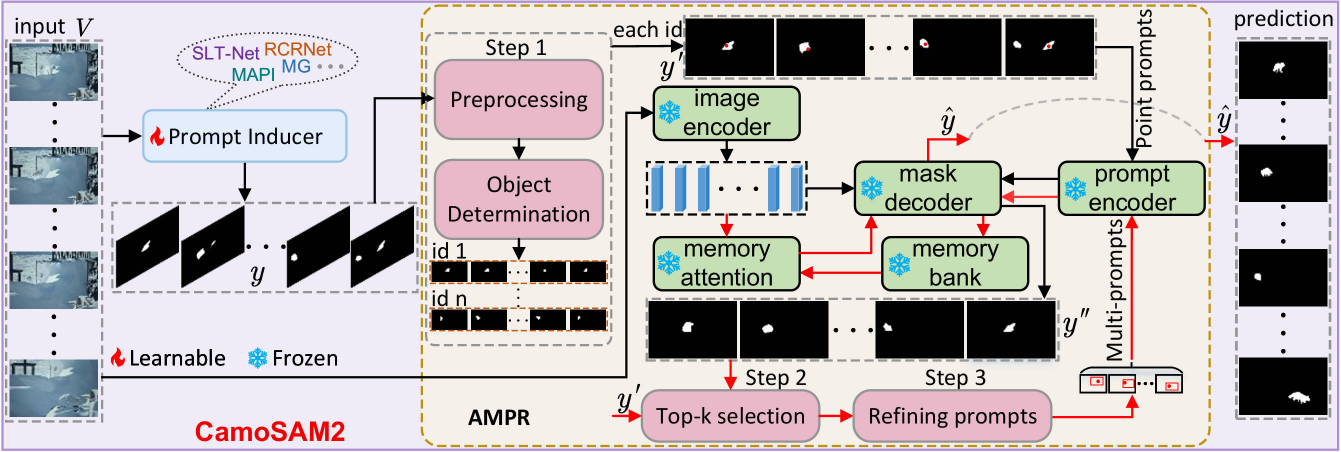
#> input picture imgs/framework.jpg, 2681 x 904 px (shown at 1/2 size); its folder holds only this picture in this run
$ python -i utils.py   (imports and definitions only)
#> lines starting #> are read from the running program, lines starting #| are printed output that depends on the picture
#> further down, picture is the input picture: PIL image 2681x904 RGB; mean R, G, B 188.8, 184, 185.2
import os
import numpy as np
import random
from tqdm import tqdm
import json

from PIL import Image, ImageEnhance
import cv2
import torch


# read image
# [39 lines left out: functions rgb_loader, binary_loader, cv_random_flip, randomCrop, randomRotation, not called in this run]


def colorEnhance(image):
    bright_intensity = random.randint(5, 15) / 10.0
    image = ImageEnhance.Brightness(image).enhance(bright_intensity)
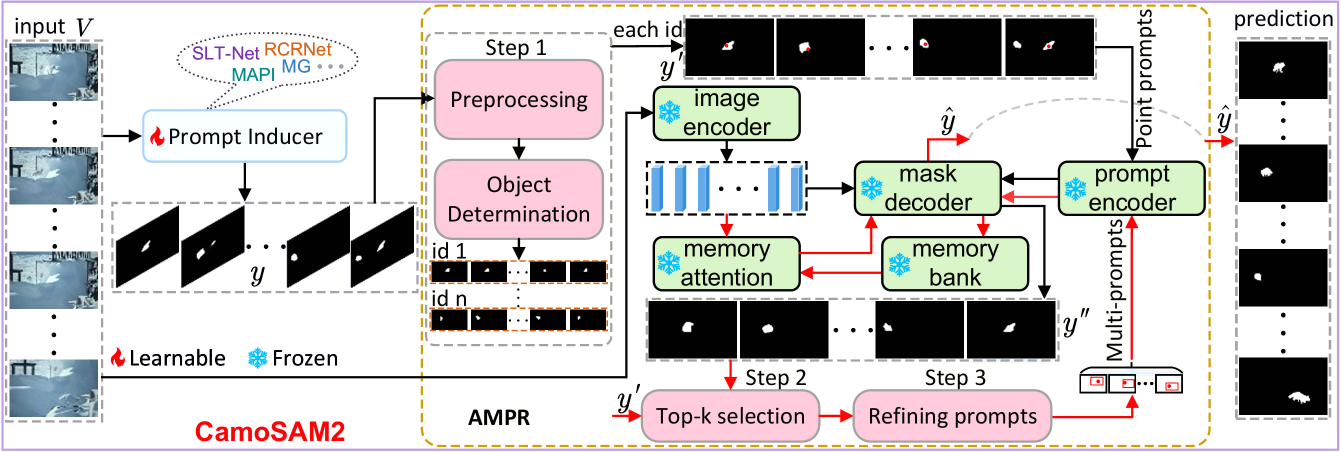
#> image: PIL image 2681x904 RGB (shown at 1/2 size); mean R, G, B 200.7, 197.9, 197.7
    contrast_intensity = random.randint(5, 15) / 10.0
    image = ImageEnhance.Contrast(image).enhance(contrast_intensity)
    color_intensity = random.randint(0, 20) / 10.0
    image = ImageEnhance.Color(image).enhance(color_intensity)
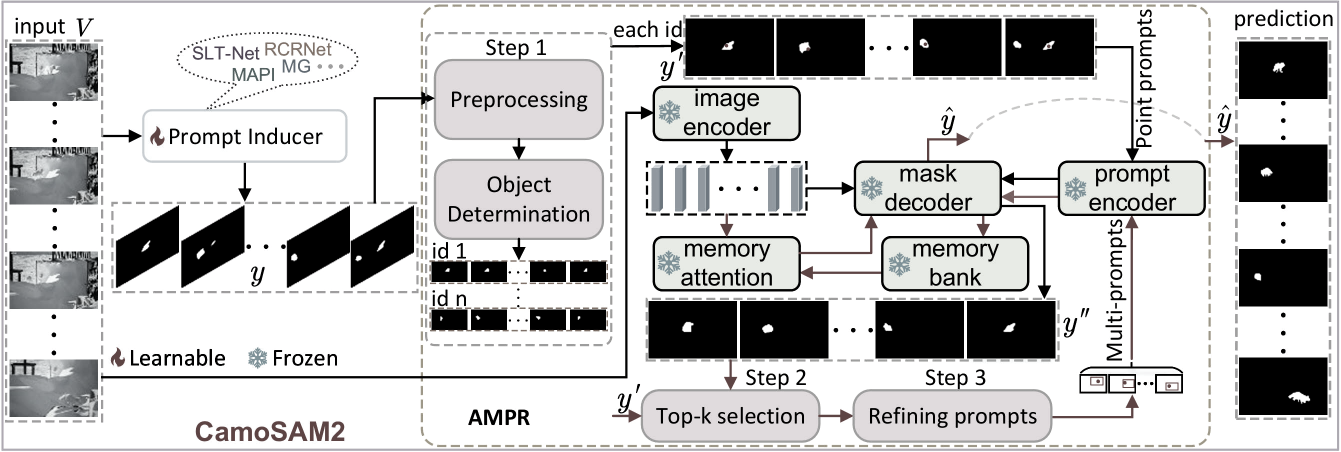
#> image: PIL image 2681x904 RGB (shown at 1/2 size); mean R, G, B 198.2, 198, 197.9
    sharp_intensity = random.randint(0, 30) / 10.0
    image = ImageEnhance.Sharpness(image).enhance(sharp_intensity)
    return image


# [30 lines left out: functions randomGaussian, randomPeper, not called in this run]


class Normalize(object):
    def __init__(self):
        self.mean   = np.array([[[124.55, 118.90, 102.94]]])
        self.std    = np.array([[[ 56.77,  55.97,  57.50]]])

    # [5 lines left out: function __call__, not called in this run]

class Resize(object):
    def __init__(self, H, W):
        self.H = H
        self.W = W

    # [8 lines left out: function __call__, not called in this run]

class ToTensor(object):
    # [94 lines left out: functions __call__, split_ref_data, collect_r2c_data, not called in this run]

# def collect_r2c_data(data_root, mode='train', record_file='./data/refsplits.json'): # 源代码
#
#     if not os.path.exists(record_file):
#         split_ref_data(data_root, record_file)
#
#     assert os.path.exists(data_root)
#     camo_Imgs_dir = os.path.join(data_root, 'Camo', mode if mode != 'val' else 'test', 'Imgs')
#     camo_gts_dir = os.path.join(data_root, 'Camo', mode if mode != 'val' else 'test', 'GT')
#     assert os.path.exists(camo_Imgs_dir) and os.path.exists(camo_gts_dir) # 没有这个文件
#
#     ref_feats_dir = os.path.join(data_root, 'Ref', 'RefFeat_ICON-R')
#     assert os.path.exists(ref_feats_dir)
#
#     camo_classes = os.listdir(camo_Imgs_dir)
#     ref_classes = os.listdir(ref_feats_dir)
#
#     assert len(camo_classes) == len(ref_classes) == 64
#
#     with open(record_file, 'r') as f:
#         splits = json.load(f)
#
#     image_label_list = []
#     class_file_list = {}
#     for c_idx in tqdm(range(len(camo_classes))):
#         cate = camo_classes[c_idx]
#
#         camo_cate_Imgs_dir = os.path.join(camo_Imgs_dir, cate)
#         camo_cate_gts_dir = os.path.join(camo_gts_dir, cate)
#         camo_img_names = sorted(os.listdir(camo_cate_Imgs_dir))
#         camo_gt_names = sorted(os.listdir(camo_cate_gts_dir))
#         assert len(camo_img_names) == len(camo_gt_names)
#
#         image_label_list += [(os.path.join(camo_cate_Imgs_dir, camo_img_names[f_idx]), os.path.join(camo_cate_gts_dir, camo_gt_names[f_idx])) for f_idx in range(len(camo_img_names))]
#
#         ref_cate_feats_dir = os.path.join(ref_feats_dir, cate)
#
#         ref_cate_split_names = splits[mode if mode != 'val' else 'test'][cate]
#         class_file_list[cate] = [os.path.join(ref_cate_feats_dir, ref_cate_split_names[f_idx]+'.npy') for f_idx in range(len(ref_cate_split_names))]
#
#     print('>>> {}ing with {} r2c samples'.format(mode, len(image_label_list)))
#
#     return image_label_list, class_file_list

>>> from PIL import Image
>>> picture = Image.open('../imgs/framework.jpg')
>>> result = colorEnhance(picture)

$ run again, on imgs/sota.jpg
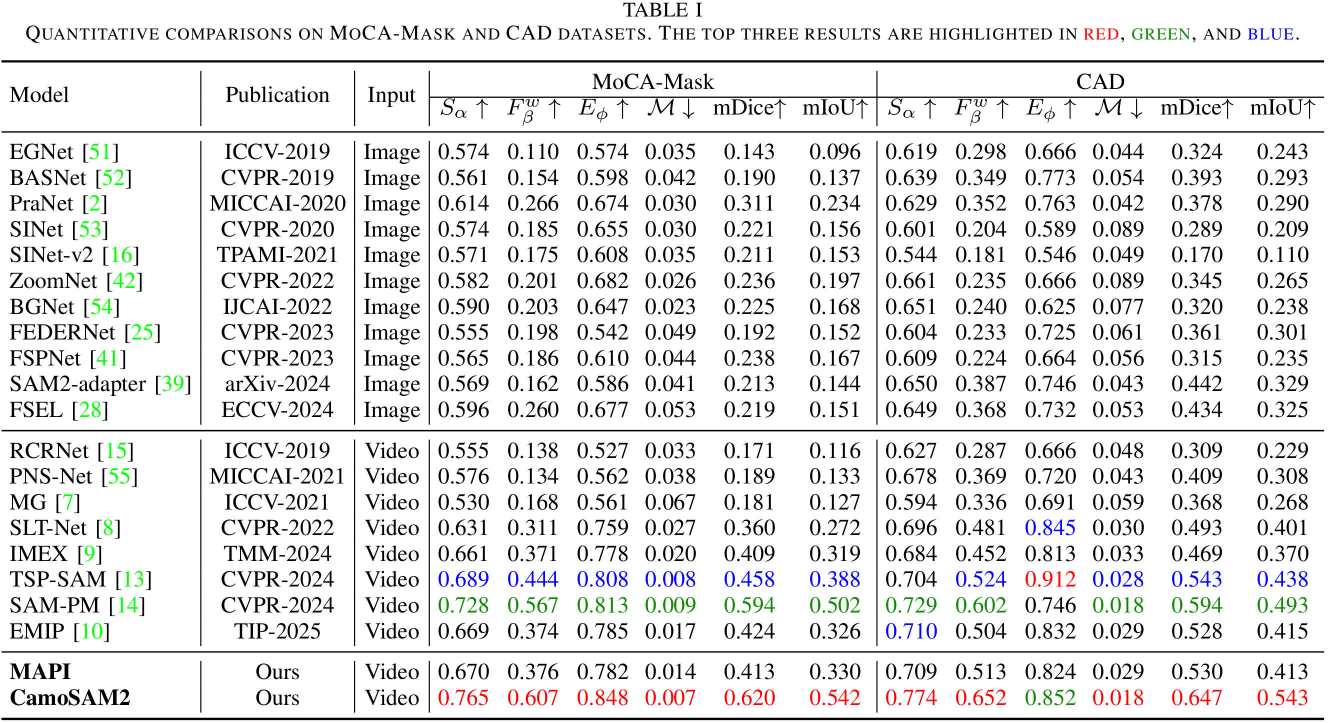
#> input picture imgs/sota.jpg, 2656 x 1445 px (shown at 1/2 size)
#> picture is the input picture: PIL image 2656x1445 RGB; mean R, G, B 228.5, 228.6, 228.4
#> in colorEnhance, `image = ImageEnhance.Color(image).enhance(color_intensity)`:
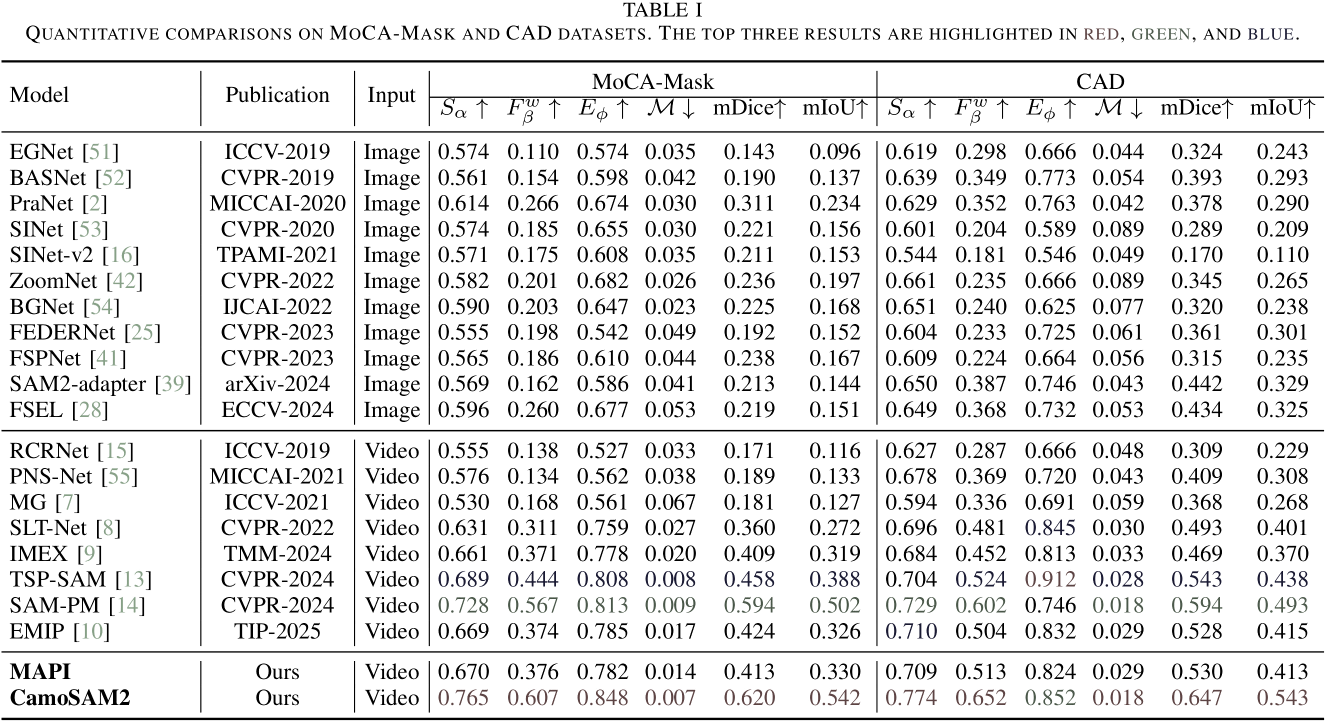
#> image: PIL image 2656x1445 RGB (shown at 1/2 size); mean R, G, B 229.3, 229.3, 229.3
